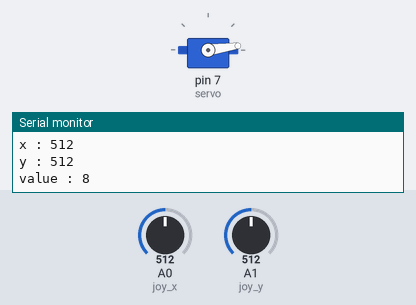
A sketch run on a simulated Arduino Uno, built with avr-gcc and run on an emulated ATmega328P. Shown: servo, the last lines printed to the serial monitor. The inputs (shaded band) are chosen by the test bench; at power-on: A0 (joy_x) = 512, A1 (joy_y) = 512.

Above: at 1.8 s.
1.9 s: A0 (joy_x) set to 900
At 3.2 s:
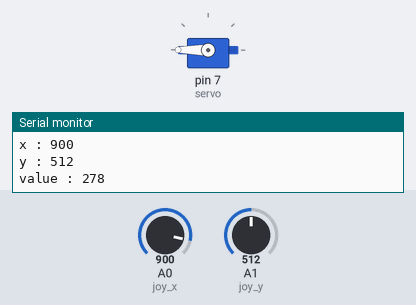
3.5 s: A1 (joy_y) set to 350
At 4.8 s:
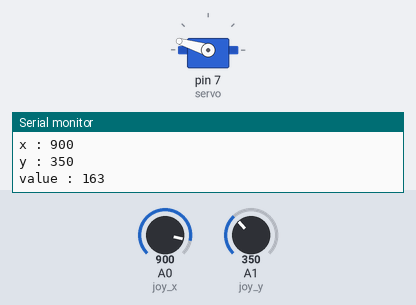
7.6 s: A1 (joy_y) set to 370
At 8.8 s:
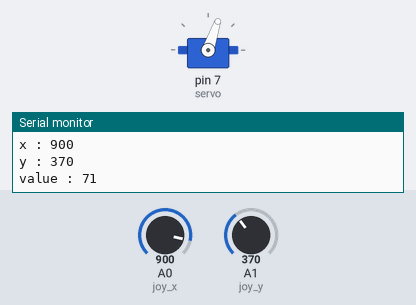
11.7 s: A0 (joy_x) set to 716
At 15.6 s:
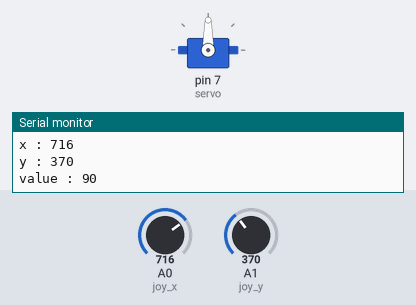
15.8 s: A1 (joy_y) set to 306
18.5 s: A1 (joy_y) set to 122
Timing chart, 0 to 40.5 s (numbered marks = the images above; inputs shaded):
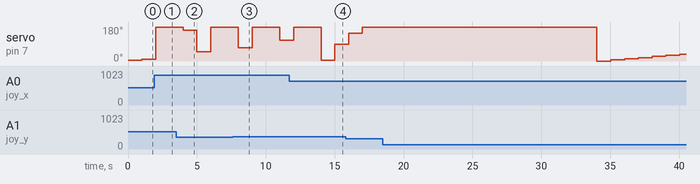

The sketch:

joystickMotor.ino
```cpp
/*
 * 2021. 06. 10
 * 조이스틱을 사용해 같은 방향 속도로 모터를 돌리기 수학적인 문제
 * (0,1000) (0,500) (0,0)
 * (500,1000) (500,500) (500,0)
 * (1000,1000) (1000,500) (1000,0)
 * 각 조이스틱 위치에서 서보모터 회전각
 * < map 사용? >
 */

#include <Servo.h>
Servo servo;
int value = 0;

int joy_x = A0;
int joy_y = A1;
int joy_z = A2;

void setup() {
  // put your setup code here, to run once:
  pinMode(joy_x, INPUT);
  pinMode(joy_y, INPUT);
  pinMode(joy_z, INPUT);
  Serial.begin(9600);
  servo.attach(7);
}

void loop() {
  // put your main code here, to run repeatedly:
  int x = analogRead(joy_x);
  int y = analogRead(joy_y);
  //int z = analogRead(joy_z);

  //if(z = 0) servo.write(90);
  if((x > 0 && x < 1000) && (y > 0 && y < 1028)){
    value+=int(sqrt(pow(x, 2)+pow(y, 2)));
    if(value > 360){
      value %= 360;
    }
    servo.write(value);
  }
  // x,y를 사용해서 서보모터 컨트롤
  Serial.print("x : ");Serial.println(x);
  Serial.print("y : ");Serial.println(y);
  Serial.print("value : ");Serial.println(value);

  delay(1000);
}
```
